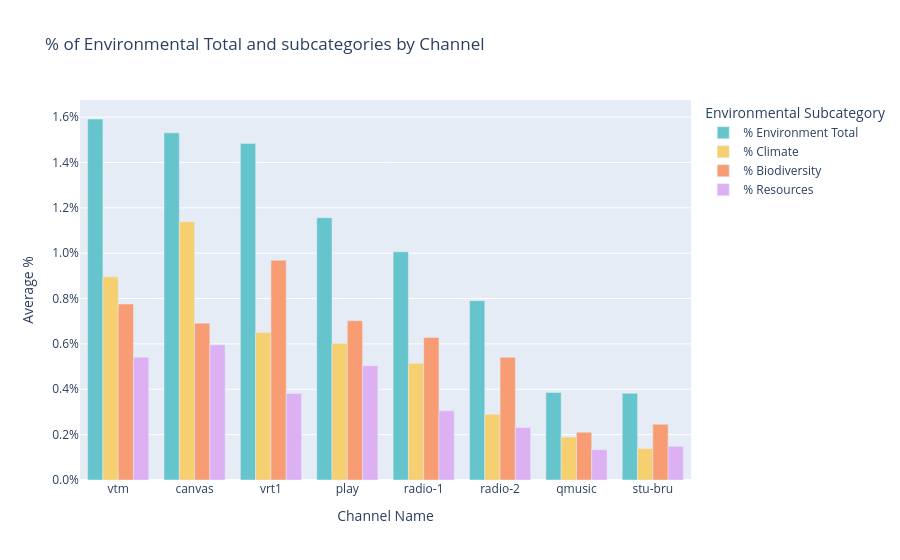

The notebook cell saved with this chart:
### Code cell
df_environmental_shares = df_environmental_shares.rename(columns={
    '% Environnement Total': '% Environment Total',
    '% Climat': '% Climate',
    '% Biodiversite': '% Biodiversity',
    '% Ressources': '% Resources'
})

avg_total = (
    df_environmental_shares
    .groupby('Channel Name', as_index=False)['% Environment Total']
    .mean()
)

avg_climat = (
    df_environmental_shares
    .groupby('Channel Name', as_index=False)['% Climate']
    .mean()
)

avg_bio = (
    df_environmental_shares
    .groupby('Channel Name', as_index=False)['% Biodiversity']
    .mean()
)

avg_res = (
    df_environmental_shares
    .groupby('Channel Name', as_index=False)['% Resources']
    .mean()
)

merged_averages = avg_total
merged_averages = pd.merge(merged_averages, avg_climat, on='Channel Name', how='outer')
merged_averages = pd.merge(merged_averages, avg_bio, on='Channel Name', how='outer')
merged_averages = pd.merge(merged_averages, avg_res, on='Channel Name', how='outer')

merged_averages = merged_averages.sort_values('% Environment Total', ascending=False)

fig = px.bar(
    merged_averages,
    x='Channel Name',
    y=['% Environment Total', '% Climate', '% Biodiversity', '% Resources'],
    title='% of Environmental Total and subcategories by Channel',
    labels={'value': 'Average %', 'variable': 'Subcategory'},
    color_discrete_sequence=px.colors.qualitative.Pastel,
    barmode='group'
)

fig.update_layout(
    yaxis_title='Average %',
    yaxis_tickformat='.1%',
    legend_title_text='Environmental Subcategory'
)

fig.show()
fig.write_html("charts/Media_Coverage_per_Channel.html", full_html=True, include_plotlyjs='cdn')

### Figure 1 — Plotly figure (JSON) as saved in the notebook; plotly's stock layout.template omitted (floating-point values rounded to 4 significant figures)
{"data": [{"alignmentgroup": "True", "hovertemplate": "Subcategory=% Environment Total<br>Channel Name=%{x}<br>Average %=%{y}<extra></extra>", "legendgroup": "% Environment Total", "marker": {"color": "rgb(102, 197, 204)", "pattern": {"shape": ""}}, "name": "% Environment Total", "offsetgroup": "% Environment Total", "orientation": "v", "showlegend": true, "textposition": "auto", "type": "bar", "x": ["vtm", "canvas", "vrt1", "play", "radio-1", "radio-2", "qmusic", "stu-bru"], "xaxis": "x", "y": [0.01592, 0.01531, 0.01484, 0.01157, 0.01006, 0.007907, 0.003857, 0.003821], "yaxis": "y"}, {"alignmentgroup": "True", "hovertemplate": "Subcategory=% Climate<br>Channel Name=%{x}<br>Average %=%{y}<extra></extra>", "legendgroup": "% Climate", "marker": {"color": "rgb(246, 207, 113)", "pattern": {"shape": ""}}, "name": "% Climate", "offsetgroup": "% Climate", "orientation": "v", "showlegend": true, "textposition": "auto", "type": "bar", "x": ["vtm", "canvas", "vrt1", "play", "radio-1", "radio-2", "qmusic", "stu-bru"], "xaxis": "x", "y": [0.008958, 0.01138, 0.0065, 0.006025, 0.005143, 0.0029, 0.001893, 0.001386], "yaxis": "y"}, {"alignmentgroup": "True", "hovertemplate": "Subcategory=% Biodiversity<br>Channel Name=%{x}<br>Average %=%{y}<extra></extra>", "legendgroup": "% Biodiversity", "marker": {"color": "rgb(248, 156, 116)", "pattern": {"shape": ""}}, "name": "% Biodiversity", "offsetgroup": "% Biodiversity", "orientation": "v", "showlegend": true, "textposition": "auto", "type": "bar", "x": ["vtm", "canvas", "vrt1", "play", "radio-1", "radio-2", "qmusic", "stu-bru"], "xaxis": "x", "y": [0.007758, 0.006917, 0.009692, 0.007025, 0.006286, 0.005407, 0.002107, 0.002457], "yaxis": "y"}, {"alignmentgroup": "True", "hovertemplate": "Subcategory=% Resources<br>Channel Name=%{x}<br>Average %=%{y}<extra></extra>", "legendgroup": "% Resources", "marker": {"color": "rgb(220, 176, 242)", "pattern": {"shape": ""}}, "name": "% Resources", "offsetgroup": "% Resources", "orientation": "v", "showlegend": true, "textposition": "auto", "type": "bar", "x": ["vtm", "canvas", "vrt1", "play", "radio-1", "radio-2", "qmusic", "stu-bru"], "xaxis": "x", "y": [0.005417, 0.005958, 0.003808, 0.005042, 0.00305, 0.002314, 0.001336, 0.001486], "yaxis": "y"}], "layout": {"barmode": "group", "legend": {"title": {"text": "Environmental Subcategory"}, "tracegroupgap": 0}, "title": {"text": "% of Environmental Total and subcategories by Channel"}, "xaxis": {"anchor": "y", "domain": [0, 1], "title": {"text": "Channel Name"}}, "yaxis": {"anchor": "x", "domain": [0, 1], "tickformat": ".1%", "title": {"text": "Average %"}}}}
